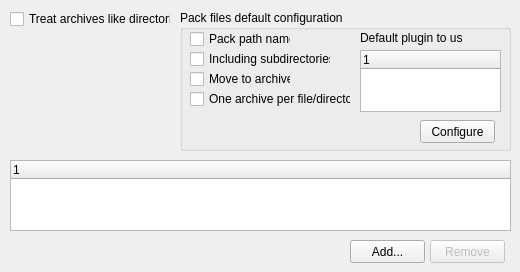
         <widget class="QWidget" name="tab_14" >
          <attribute name="title" >
           <string>&amp;Packer</string>
          </attribute>
          <widget class="QTreeWidget" name="qtwPackerPlugins" >
           <property name="geometry" >
            <rect>
             <x>10</x>
             <y>160</y>
             <width>501</width>
             <height>71</height>
            </rect>
           </property>
           <property name="rootIsDecorated" >
            <bool>false</bool>
           </property>
           <column>
            <property name="text" >
             <string>1</string>
            </property>
           </column>
          </widget>
          <widget class="QPushButton" name="qpbAddPackerPlugin" >
           <property name="geometry" >
            <rect>
             <x>350</x>
             <y>240</y>
             <width>75</width>
             <height>23</height>
            </rect>
           </property>
           <property name="text" >
            <string>Add...</string>
           </property>
          </widget>
          <widget class="QPushButton" name="qpbRemovePackerPlugin" >
           <property name="enabled" >
            <bool>false</bool>
           </property>
           <property name="geometry" >
            <rect>
             <x>430</x>
             <y>240</y>
             <width>75</width>
             <height>23</height>
            </rect>
           </property>
           <property name="text" >
            <string>Remove</string>
           </property>
          </widget>
          <widget class="QCheckBox" name="qcbTreatArchivesLikeDirectories" >
           <property name="geometry" >
            <rect>
             <x>10</x>
             <y>10</y>
             <width>161</width>
             <height>18</height>
            </rect>
           </property>
           <property name="text" >
            <string>Treat archives like directories</string>
           </property>
          </widget>
          <widget class="QGroupBox" name="groupBox_13" >
           <property name="geometry" >
            <rect>
             <x>180</x>
             <y>10</y>
             <width>331</width>
             <height>141</height>
            </rect>
           </property>
           <property name="title" >
            <string>Pack files default configuration</string>
           </property>
           <widget class="QCheckBox" name="qcbPackPathNames" >
            <property name="geometry" >
             <rect>
              <x>10</x>
              <y>20</y>
              <width>101</width>
              <height>18</height>
             </rect>
            </property>
            <property name="text" >
             <string>Pack path names</string>
            </property>
           </widget>
           <widget class="QCheckBox" name="qcbOneArchivePerFileOrDirectory" >
            <property name="geometry" >
             <rect>
              <x>10</x>
              <y>80</y>
              <width>161</width>
              <height>18</height>
             </rect>
            </property>
            <property name="text" >
             <string>One archive per file/directory</string>
            </property>
           </widget>
           <widget class="QCheckBox" name="qcbMoveToArchive" >
            <property name="geometry" >
             <rect>
              <x>10</x>
              <y>60</y>
              <width>101</width>
              <height>18</height>
             </rect>
            </property>
            <property name="text" >
             <string>Move to archive</string>
            </property>
           </widget>
           <widget class="QCheckBox" name="qcbIncludingSubdirectories" >
            <property name="geometry" >
             <rect>
              <x>10</x>
              <y>40</y>
              <width>141</width>
              <height>18</height>
             </rect>
            </property>
            <property name="text" >
             <string>Including subdirectories</string>
            </property>
           </widget>
           <widget class="QLabel" name="label_11" >
            <property name="geometry" >
             <rect>
              <x>180</x>
              <y>20</y>
              <width>103</width>
              <height>16</height>
             </rect>
            </property>
            <property name="text" >
             <string>Default plugin to use:</string>
            </property>
           </widget>
           <widget class="QTreeWidget" name="qtwDefaultPackerPlugin" >
            <property name="geometry" >
             <rect>
              <x>180</x>
              <y>40</y>
              <width>141</width>
              <height>62</height>
             </rect>
            </property>
            <property name="selectionBehavior" >
             <enum>QAbstractItemView::SelectItems</enum>
            </property>
            <property name="rootIsDecorated" >
             <bool>false</bool>
            </property>
            <property name="animated" >
             <bool>true</bool>
            </property>
            <column>
             <property name="text" >
              <string>1</string>
             </property>
            </column>
           </widget>
           <widget class="QPushButton" name="qpbConfigurePackerPlugin" >
            <property name="geometry" >
             <rect>
              <x>240</x>
              <y>110</y>
              <width>75</width>
              <height>23</height>
             </rect>
            </property>
            <property name="text" >
             <string>Configure</string>
            </property>
           </widget>
          </widget>
         </widget>
